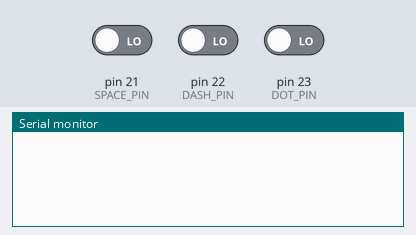
A sketch run on a simulated Arduino Mega 2560, built with avr-gcc and run on an emulated ATmega2560. Parts: the last lines printed to the serial monitor. The inputs (shaded band) are chosen by the test bench; at power-on: pin 21 (SPACE_PIN) LOW, pin 22 (DASH_PIN) LOW, pin 23 (DOT_PIN) LOW.

Above: at 1.2 s.
1.3 s: pin 21 (SPACE_PIN) driven HIGH
At 2.1 s:
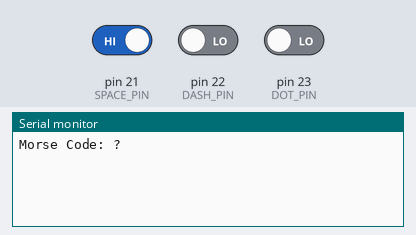
At 3.1 s:
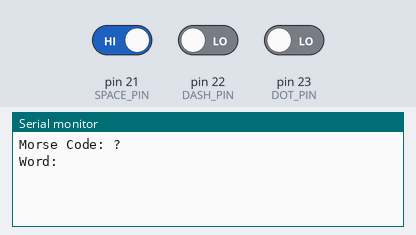

The sketch:

morse_code.ino
```cpp
#define DOT_PIN 23   // Button for '.'
#define DASH_PIN 22  // Button for '_'
#define SPACE_PIN 21 // Button for ' '

String morseCode = "";      // Stores the Morse sequence
String decodedWord = "";    // Stores the translated word
int spaceCount = 0;         // Tracks consecutive space presses

void setup() {
  pinMode(DOT_PIN, INPUT);
  pinMode(DASH_PIN, INPUT);
  pinMode(SPACE_PIN, INPUT);
  Serial.begin(115200);
}

void loop() {
  if (digitalRead(DOT_PIN) == HIGH) {
    morseCode += "."; // Append dot
    delay(1500);      // Debounce delay
  }

  if (digitalRead(DASH_PIN) == HIGH) {
    morseCode += "_"; // Append dash
    delay(1500);      // Debounce delay
  }

  if (digitalRead(SPACE_PIN) == HIGH) {
    spaceCount++;

    if (spaceCount == 1) {
      String letter = decodeMorse(morseCode);  // Convert Morse to text
      Serial.println("Morse Code: " + letter);
      if (letter != "?") {
        decodedWord += letter;  // Append to word
      }
      morseCode = "";  // Reset Morse buffer
    }
    else if (spaceCount == 2) {
      Serial.println("Word: " + decodedWord); // Print full word
      decodedWord = ""; // Reset word for the next input
      spaceCount = 0; // Reset space counter
    }

    delay(1000);  // Debounce delay
  }
  else {
    spaceCount = 0; // Reset if space is not pressed continuously
  }
}

String decodeMorse(String code) {
  if (code == ".") return "E";
  else if (code == "_") return "T";
  else if (code == "._") return "A";
  else if (code == "..") return "I";
  else if (code == "...") return "S";
  else if (code == "....") return "H";
  else if (code == "..._") return "V";
  else if (code == ".._") return "U";
  else if (code == ".._.") return "F";
  else if (code == "._.") return "R";
  else if (code == "._..") return "L";
  else if (code == ".__") return "W";
  else if (code == ".__.") return "P";
  else if (code == ".___") return "J";
  else if (code == "_..") return "D";
  else if (code == "_...") return "B";
  else if (code == "_.._") return "X";
  else if (code == "_._") return "K";
  else if (code == "_._.") return "C";
  else if (code == "_.__") return "Y";
  else if (code == "__") return "M";
  else if (code == "__.") return "G";
  else if (code == "__..") return "Z";
  else if (code == "___.") return "Q";

  // Digits (0-9)
  else if (code == "_____") return "0";
  else if (code == ".____") return "1";
  else if (code == "..___") return "2";
  else if (code == "...__") return "3";
  else if (code == "...._") return "4";
  else if (code == ".....") return "5";
  else if (code == "_....") return "6";
  else if (code == "__...") return "7";
  else if (code == "___..") return "8";
  else if (code == "____.") return "9";

  return "?"; // Unknown code
}
```

Measured:
- after the input at 1.3 s, the serial monitor: prints a new line at once (image 1)
